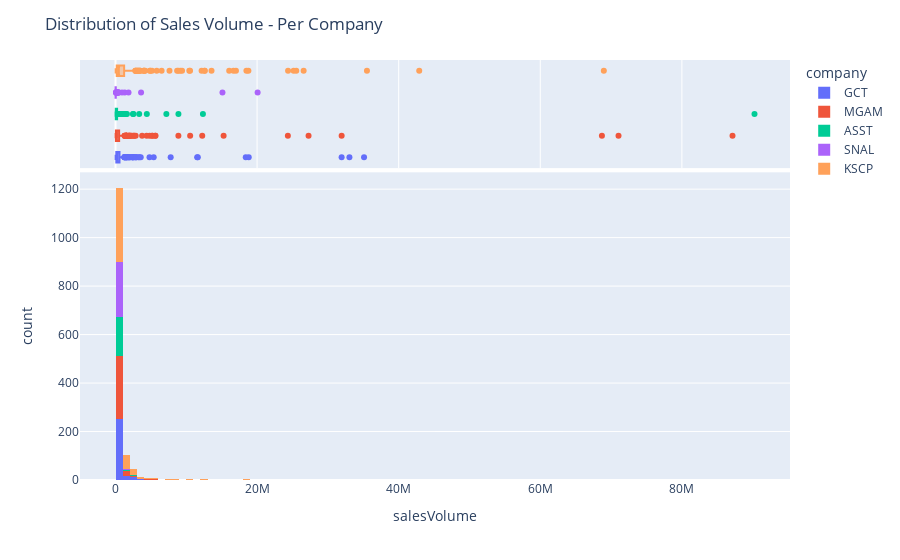

The code cell stored with this chart in its notebook:
### Markdown cell above
- **Distribution & Tendency of Values - Sales Volume**

############ Add description of histogram and scatter plot per company, plot will be dynamic and you can filter per company

        - Company 1
        - Company 2
        - Company 3
        - Company 4
        - Company 5

### Code cell
# Checking distribution for Sales Volume
histSalesVolume = px.histogram(dailyData,
                   x='salesVolume',
                   color='company',
                   marginal='box')
histSalesVolume.update_layout(title_text="Distribution of Sales Volume - Per Company")
histSalesVolume.show()

### Figure 1 — Plotly figure (JSON) as saved in the notebook; plotly's stock layout.template omitted (floating-point values rounded to 4 significant figures; data arrays with more than 128 entries replaced by an {"elided": "..."} marker saying what was removed)
{"data": [{"alignmentgroup": "True", "bingroup": "x", "hovertemplate": "company=GCT<br>salesVolume=%{x}<br>count=%{y}<extra></extra>", "legendgroup": "GCT", "marker": {"color": "#636efa", "pattern": {"shape": ""}}, "name": "GCT", "offsetgroup": "GCT", "orientation": "v", "showlegend": true, "type": "histogram", "x": {"elided": "291 int values"}, "xaxis": "x", "yaxis": "y"}, {"alignmentgroup": "True", "hovertemplate": "company=GCT<br>salesVolume=%{x}<extra></extra>", "legendgroup": "GCT", "marker": {"color": "#636efa"}, "name": "GCT", "notched": true, "offsetgroup": "GCT", "showlegend": false, "type": "box", "x": {"elided": "291 int values"}, "xaxis": "x2", "yaxis": "y2"}, {"alignmentgroup": "True", "bingroup": "x", "hovertemplate": "company=MGAM<br>salesVolume=%{x}<br>count=%{y}<extra></extra>", "legendgroup": "MGAM", "marker": {"color": "#EF553B", "pattern": {"shape": ""}}, "name": "MGAM", "offsetgroup": "MGAM", "orientation": "v", "showlegend": true, "type": "histogram", "x": {"elided": "305 int values"}, "xaxis": "x", "yaxis": "y"}, {"alignmentgroup": "True", "hovertemplate": "company=MGAM<br>salesVolume=%{x}<extra></extra>", "legendgroup": "MGAM", "marker": {"color": "#EF553B"}, "name": "MGAM", "notched": true, "offsetgroup": "MGAM", "showlegend": false, "type": "box", "x": {"elided": "305 int values"}, "xaxis": "x2", "yaxis": "y2"}, {"alignmentgroup": "True", "bingroup": "x", "hovertemplate": "company=ASST<br>salesVolume=%{x}<br>count=%{y}<extra></extra>", "legendgroup": "ASST", "marker": {"color": "#00cc96", "pattern": {"shape": ""}}, "name": "ASST", "offsetgroup": "ASST", "orientation": "v", "showlegend": true, "type": "histogram", "x": {"elided": "175 int values"}, "xaxis": "x", "yaxis": "y"}, {"alignmentgroup": "True", "hovertemplate": "company=ASST<br>salesVolume=%{x}<extra></extra>", "legendgroup": "ASST", "marker": {"color": "#00cc96"}, "name": "ASST", "notched": true, "offsetgroup": "ASST", "showlegend": false, "type": "box", "x": {"elided": "175 int values"}, "xaxis": "x2", "yaxis": "y2"}, {"alignmentgroup": "True", "bingroup": "x", "hovertemplate": "company=SNAL<br>salesVolume=%{x}<br>count=%{y}<extra></extra>", "legendgroup": "SNAL", "marker": {"color": "#ab63fa", "pattern": {"shape": ""}}, "name": "SNAL", "offsetgroup": "SNAL", "orientation": "v", "showlegend": true, "type": "histogram", "x": {"elided": "232 int values"}, "xaxis": "x", "yaxis": "y"}, {"alignmentgroup": "True", "hovertemplate": "company=SNAL<br>salesVolume=%{x}<extra></extra>", "legendgroup": "SNAL", "marker": {"color": "#ab63fa"}, "name": "SNAL", "notched": true, "offsetgroup": "SNAL", "showlegend": false, "type": "box", "x": {"elided": "232 int values"}, "xaxis": "x2", "yaxis": "y2"}, {"alignmentgroup": "True", "bingroup": "x", "hovertemplate": "company=KSCP<br>salesVolume=%{x}<br>count=%{y}<extra></extra>", "legendgroup": "KSCP", "marker": {"color": "#FFA15A", "pattern": {"shape": ""}}, "name": "KSCP", "offsetgroup": "KSCP", "orientation": "v", "showlegend": true, "type": "histogram", "x": {"elided": "431 int values"}, "xaxis": "x", "yaxis": "y"}, {"alignmentgroup": "True", "hovertemplate": "company=KSCP<br>salesVolume=%{x}<extra></extra>", "legendgroup": "KSCP", "marker": {"color": "#FFA15A"}, "name": "KSCP", "notched": true, "offsetgroup": "KSCP", "showlegend": false, "type": "box", "x": {"elided": "431 int values"}, "xaxis": "x2", "yaxis": "y2"}], "layout": {"barmode": "relative", "legend": {"title": {"text": "company"}, "tracegroupgap": 0}, "margin": {"t": 60}, "title": {"text": "Distribution of Sales Volume - Per Company"}, "xaxis": {"anchor": "y", "domain": [0, 1], "title": {"text": "salesVolume"}}, "xaxis2": {"anchor": "y2", "domain": [0, 1], "matches": "x", "showgrid": true, "showticklabels": false}, "yaxis": {"anchor": "x", "domain": [0, 0.7326], "title": {"text": "count"}}, "yaxis2": {"anchor": "x2", "domain": [0.7426, 1], "matches": "y2", "showgrid": false, "showline": false, "showticklabels": false, "ticks": ""}}}
